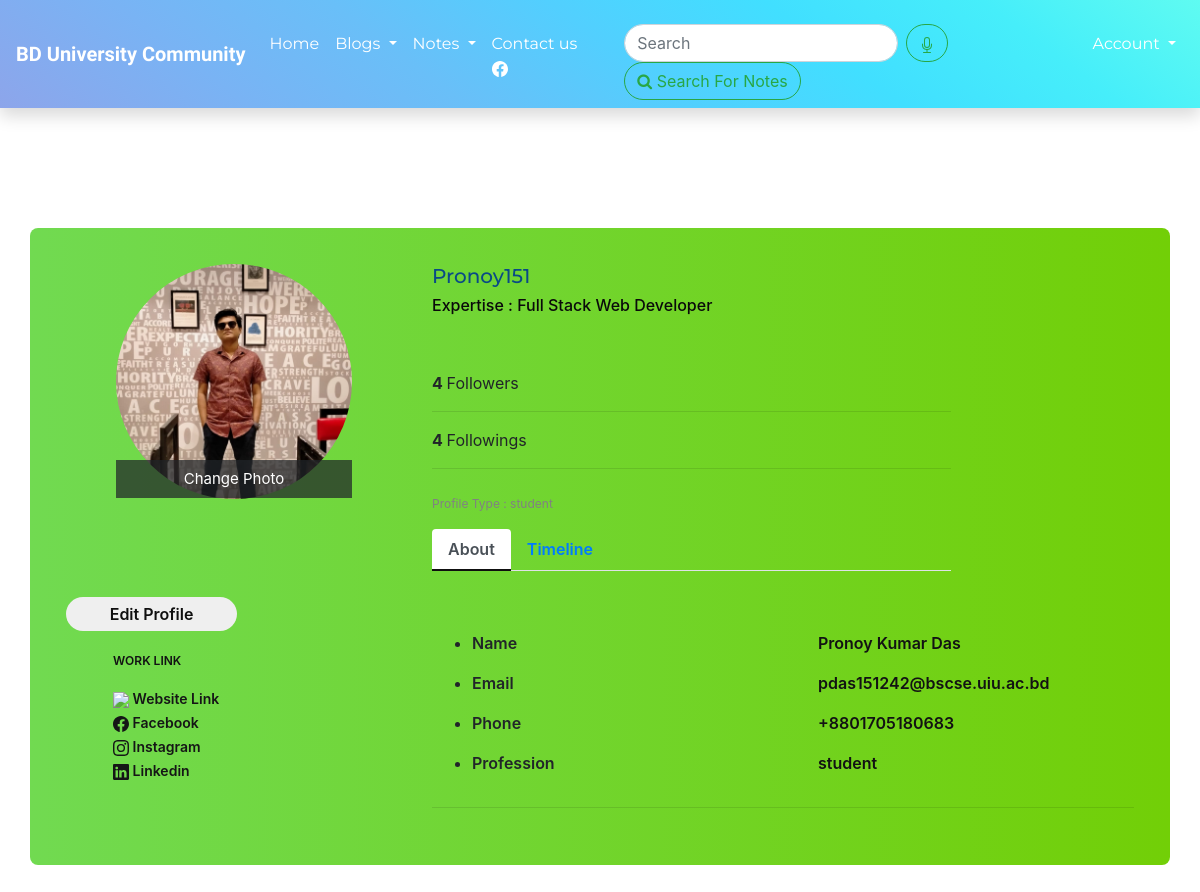
Screenshot of /profile/Pronoy151 (signed in) with the database file from the repository.
### appusers/models.py (models this page shows, shortened)
class UserProfileInfo(models.Model):
    user = models.OneToOneField(User, on_delete=models.CASCADE)
    email = models.EmailField(max_length=30,blank=True)
    university = models.CharField(max_length=70, blank=True)
    subject = models.CharField(max_length=70,blank=True)
    expertise = models.CharField(max_length=70,blank=True)
    phone = PhoneNumberField(blank=True,null=True)
    profile_pic = models.ImageField(upload_to= "media/user_profile_pictures", verbose_name="Profile Picture", blank=True ,null = True,)
    facebooklink = models.CharField(max_length=200,blank=True,null=True)
    instalink = models.CharField(max_length=200,blank=True,null=True)
    linkedlink = models.CharField(max_length=200,blank=True,null=True)
    websitelink =models.CharField(max_length=200,blank=True,null=True)
    teacher = 'teacher'
    student = 'student'
    user_types = [
        (teacher, 'teacher'),
        (student, 'student'),
    ]
    user_type = models.CharField(max_length=10, choices=user_types, default=student)
    @property
    def follower_count(self):
        count = self.user.follow_followed.count()
        return count
    @property
    def following_count(self):
        count = self.user.follow_follower.count()
        return count

### appusers/views.py (the view, shortened to what this page needs)
# urls.py: path('profile/<str:username>',views.profile,name='profile'),
@login_required
def profile(request,username):
    user = User.objects.get(username=username)
    if user:
        profile=UserProfileInfo.objects.get(user=user)
        email = profile.email
        expertise = profile.expertise
        university = profile.university
        user_type =profile.user_type
        user_img = profile.profile_pic
        phone = profile.phone
        data = {
            'profile':profile,
            'user_obj':user,
            'email':email,
            'expertise':expertise,
            'university':university,
            'phone':phone,
            'user_type':user_type,
            'user_img':user_img,
        }
        if user == request.user:
            return render(request,'profile.html',data)

### templates/profile.html (shortened to what this page needs)
{% extends 'base.html' %}
{% load static %}
{% load crispy_forms_tags %}
{% block content %}
<div class="container  emp-profile">
    <div class="row">
        <div class="col-md-4">
            <div class="profile-img">
                {% if user_img %}
                <img class="rounded-circle account-img" src="{{ user_img.url }}">
                {% endif %}
                <div class="file btn btn-lg btn-primary">
                    Change Photo
                </div>
            </div>
        </div>
        <div class="col-md-6">
            <div class="profile-head">
                <h5 style="font-family: 'Montserrat', sans-serif; color: rgb(9, 74, 134);">
                    {{ user_obj.username }}
                </h5>
                <h6>
                    Expertise : {{ expertise }}   </h6>   <br>
                    <br>
                        <strong>
                    {{ profile.follower_count }}
                        </strong>     Followers
 <hr>
                        <strong>
                   {{ profile.following_count }}
                        </strong>     Followings
<hr>
                <p class="proile-rating"> Profile Type : {{ user_type }} </p>
                <ul class="nav nav-tabs" id="myTab" role="tablist">
                    <li class="nav-item">
                        <a class="nav-link active" id="home-tab" data-toggle="tab" href="#home" role="tab"
                            aria-controls="home" aria-selected="true">About</a>
                    </li>
                    <li class="nav-item">
                        <a class="nav-link" id="profile-tab" data-toggle="tab" href="#profile" role="tab"
                            aria-controls="profile" aria-selected="false">Timeline</a>
                    </li>
                </ul>
            </div>
        </div>
        <div class="col-md-3">
            <input type="submit" class="profile-edit-btn" name="btnAddMore" value="Edit Profile" />
        </div>
    </div>
    <div class="row">
        <div class="col-md-4">
            <div class="profile-work">
                <p>WORK LINK</p>
                <a href="">
                    <img src="https://img.icons8.com/pastel-glyph/16/000000/website--v2.png" /> Website Link
                </a> <br>
                <a href="" class="mt-2">
                     Facebook</a><br />
                <a href="" class="mt-2">
                    Instagram</a><br />
                <a href="" class="mt-2">
                    Linkedin</a><br />
            </div>
        </div>
        <div class="col-md-8">
            <div class="tab-content profile-tab" id="myTabContent">
                <div class="tab-pane fade show active" id="home" role="tabpanel" aria-labelledby="home-tab">
                    <ul>
                        <li>
                            <div class="row">
                                <div class="col-md-6">
                                    <label>Name</label>
                                </div>
                                <div class="col-md-6">
                                    <p> {{ user_obj.first_name }} {{ user_obj.last_name }} </p>
                                </div>
                            </div>
                        </li>
                        <li>
                            <div class="row">
                                <div class="col-md-6">
                                    <label>Email</label>
                                </div>
                                <div class="col-md-6">
                                    <p> {{ email }} </p>
                                </div>
                            </div>
                        </li>
                        <li>
                            <div class="row">
                                <div class="col-md-6">
                                    <label>Phone</label>
                                </div>
                                <div class="col-md-6">
                                    <p> {{ phone }} </p>
                                </div>
                            </div>
                        </li>
                        <li>
                            <div class="row">
                                <div class="col-md-6">
                                    <label>Profession</label>
                                </div>
                                <div class="col-md-6">
                                    <p> {{ user_type}} </p>
                                </div>
                            </div>
                        </li>
                    </ul>
                    <hr>
                </div>
            </div>
        </div>
    </div>
</div>
{% endblock content %}

### static/css/base.css (style rules this page uses)
* { transition: .5s; }
.btn-primary { color: #fff; background-color: #007b5e; border-color: #007b5e; }

### templates/profile.html (style rules this page uses)
.emp-profile { padding: 3%; margin-top: 10%; margin-bottom: 3%; border-radius: 0.5rem; background: -webkit-linear-gradient(left, #71da51, #72cf07); }
.profile-img { text-align: center; }
.profile-img img { width: 70%; height: 100%; }
.profile-img .file { position: relative; overflow: hidden; margin-top: -20%; width: 70%; border: none; border-radius: 0; font-size: 15px; background: #212529b8; }
.profile-head h5 { color: rgb(7, 7, 7); }
.profile-head h6 { color: #0a0a0a; }
.profile-edit-btn { border: none; border-radius: 1.5rem; width: 70%; padding: 2%; font-weight: 600; color: #0f0f0f; cursor: pointer; }
.proile-rating { font-size: 12px; color: #818182; margin-top: 5%; }
.profile-head .nav-tabs { margin-bottom: 5%; }
.profile-head .nav-tabs .nav-link { font-weight: 600; border: none; }
.profile-head .nav-tabs .nav-link.active { border: none; border-bottom: 2px solid #0f0f0f; }
.profile-work { padding: 14%; margin-top: -15%; }
.profile-work p { font-size: 12px; color: #121213; font-weight: 600; margin-top: 10%; }
.profile-work a { text-decoration: none; color: #151616; font-weight: 600; font-size: 14px; }
.profile-tab label { font-weight: 600; }
.profile-tab p { font-weight: 600; color: #121213; }

### rows the page displays
UserProfileInfo: expertise "Full Stack Web Developer", follower_count "4", following_count "4", user_type "student", email "pdas151242@bscse.uiu.ac.bd", phone "+8801705180683"

### other values shown
{{ user_obj.username }} "Pronoy151"
{{ user_obj.first_name }} "Pronoy Kumar"
{{ user_obj.last_name }} "Das"
